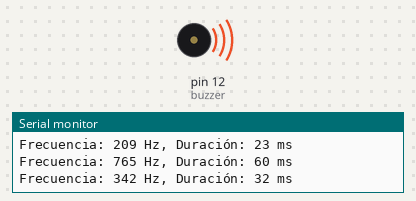
The sketch below on a simulated Arduino Uno, built with avr-gcc and run on an emulated ATmega328P. On the bench: buzzer (waves = sounding), the last lines printed to the serial monitor. Random numbers use the default seed unless the sketch sets one.

Above: at 0.63 s.
At 33.7 s:
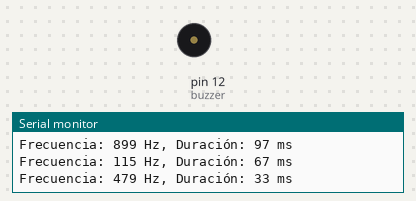
Timing chart, 0 to 40.0 s (numbered marks = the images above):
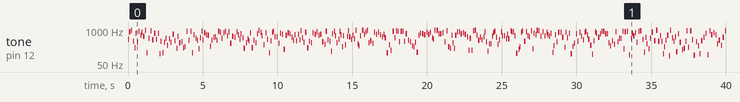

The sketch:

mi_zumbador_v2.ino
```cpp
int buzzer = 12; // El pin del buzzer activo

void setup() {
  pinMode(buzzer, OUTPUT); // Inicializar el pin del buzzer como salida
  Serial.begin(9600); // Inicializar la comunicación serial a 9600 baudios
}

void loop() {
  while (1) {
    // Generar un sonido  aleatorio
    int duration = random(20, 100); // Duración aleatoria entre 20 y 100 ms
    int pitch = random(100, 1000); // Frecuencia aleatoria entre 100 y 1000 Hz

    // Imprimir la frecuencia en la consola
    Serial.print("Frecuencia: ");
    Serial.print(pitch);
    Serial.print(" Hz, Duración: ");
    Serial.print(duration);
    Serial.println(" ms");

    // Reproducir el sonido de tambor
    tone(buzzer, pitch, duration);
    delay(duration + 50); // Agregar un pequeño tiempo de espera entre sonidos
  }
}
```

Measured:
- by itself, tone on pin 12 (buzzer): plays 449 Hz for 0.03 s, 858 Hz for 0.09 s, 972 Hz for 0.07 s, 378 Hz for 0.04 s, 209 Hz for 0.02 s, 765 Hz for 0.06 s … (356 notes in this stretch)
